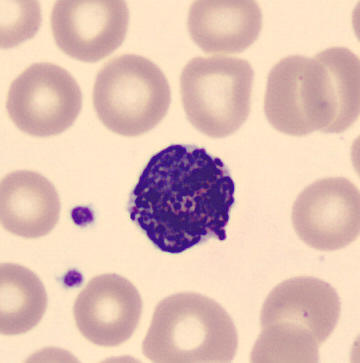
#> input picture gambar_tersedia/BA_1.jpg, 360 x 363 px; its folder holds only this picture in this run
$ python -i app.py   (imports and definitions only)   (older library calls are emulated)
#> lines starting #> are read from the running program, lines starting #| are printed output that depends on the picture; after the words box and inside, x2 and y2 are one past the last pixel; in counts of white or black regions, pixels touching at a corner belong together
#> further down, picture is the input picture: PIL image 360x363 RGB; mean R, G, B 224.1, 193, 181.5
import streamlit as st
from PIL import Image
import os
import random
import cv2 # Ditambahkan untuk pemrosesan gambar
import numpy as np # Ditambahkan untuk pemrosesan gambar
import matplotlib.pyplot as plt
from scipy.stats import entropy as scipy_entropy
import pandas as pd
import joblib


# [1 line not run here, left out]
PATH_CONTOH_GAMBAR = "gambar_tersedia"

# --- Inisialisasi session state untuk mode input ---
if 'input_mode' not in st.session_state:
    st.session_state.input_mode = "Pilih dari Contoh" # Default mode
if 'gambar_terpilih_acak' not in st.session_state:
    st.session_state.gambar_terpilih_acak = None


# [1 line not run here, left out]

# --- Navigasi Tab ---
# [1 line that did not run here, left out]

def proses_gambar_wbc_custom(pil_image):
    # Konversi PIL Image ke format OpenCV (BGR)
    img_bgr_original = cv2.cvtColor(np.array(pil_image.convert('RGB')), cv2.COLOR_RGB2BGR)

    # Algoritma yang diberikan pengguna
    img_rgb_input = cv2.cvtColor(img_bgr_original, cv2.COLOR_BGR2RGB)
    img = cv2.GaussianBlur(img_rgb_input, (5, 5), 0)
    R = img[..., 0].astype(np.float32)
    G = img[..., 1].astype(np.float32)
    B = img[..., 2].astype(np.float32)

    # Perhitungan untuk binary 1
    numerator_nuc = (R + B)
    denominator_nuc = 2 * G + 1e-6 # epsilon untuk menghindari pembagian dengan nol
    img_1 = numerator_nuc // denominator_nuc
    img_1[img_1 == 0] = 1
    img_1[img_1 >= 5] = 5
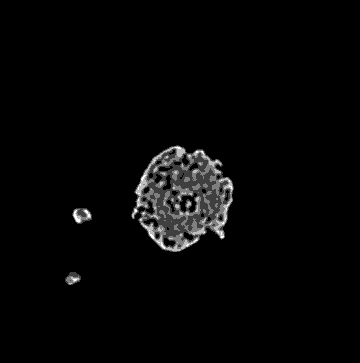
#> img_1: shape (363, 360) float32; min 1, max 5, mean 1.09; drawn with min black and max white

    # Normalisasi img_1
    min_img_1 = np.min(img_1)
#> min_img_1 = 1
    max_img_1 = np.max(img_1)
#> max_img_1 = 5
    if (max_img_1 - min_img_1) < 1e-6: # Cek jika rentang terlalu kecil
        img_1n = np.zeros_like(img_1, dtype=np.uint8) if min_img_1 < 128 else np.full_like(img_1, 255, dtype=np.uint8)
    else:
        img_1n = 255 * (img_1 - min_img_1) / (max_img_1 - min_img_1)
    img_1n = img_1n.astype(np.uint8)
    equ = cv2.equalizeHist(img_1n)
    _, binary = cv2.threshold(equ, 30, 255, cv2.THRESH_BINARY)

    # Perhitungan untuk binary 2
    numerator_wbc = (R + B)
    denominator_wbc = 2 * G + 1e-6 # epsilon untuk menghindari pembagian dengan nol
    img_2 = numerator_wbc / denominator_wbc

    # Normalisasi img_2
    min_img_2 = np.min(img_2)
#> min_img_2 = 0.916
    max_img_2 = np.max(img_2)
#> max_img_2 = 6.56
    if (max_img_2 - min_img_2) < 1e-6: # Cek jika rentang terlalu kecil
        img_2n = np.zeros_like(img_2, dtype=np.uint8) if min_img_2 < 128 else np.full_like(img_2, 255, dtype=np.uint8)
    else:
        img_2n = 255 * (img_2 - min_img_2) / (max_img_2 - min_img_2)
    img_2n = img_2n.astype(np.uint8)
    equ2 = cv2.equalizeHist(img_2n)
    _, binary2 = cv2.threshold(equ2, 170, 255, cv2.THRESH_BINARY)

    radius_closing = 3
    kernel_closing = cv2.getStructuringElement(cv2.MORPH_ELLIPSE,
                                            (2 * radius_closing + 1, 2 * radius_closing + 1))
    img_dilated_for_closing = cv2.dilate(binary, kernel_closing, iterations=1)
    img_closed = cv2.erode(img_dilated_for_closing, kernel_closing, iterations=1)

    # 2. Size Checking
    min_nucleus_lobe_area = 670
    img_size_checked = np.zeros_like(img_closed)
    num_labels, labels, stats, centroids = cv2.connectedComponentsWithStats(img_closed, connectivity=8)
#> num_labels = 4; stats = [[0, 0, 360, 363, 122466], [131, 145, 103, 107, 7817], [72, 208, 20, 16, 246], [65, 272, 16, 13, 151]]; centroids = [[179.7, 179.7], [182.3, 197.9], [81.33, 214.9], [72.39, 278.1]]

    for i in range(1, num_labels):
        if stats[i, cv2.CC_STAT_AREA] >= min_nucleus_lobe_area:
            img_size_checked[labels == i] = 255
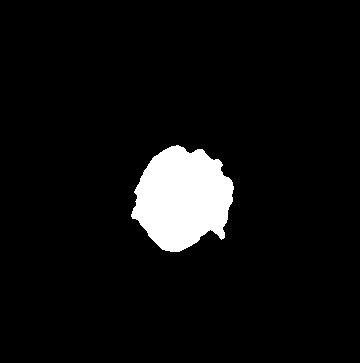
#> img_size_checked: shape (363, 360); 6% white; 1 white region

    # 3. Hole Filling
    max_hole_area = 220
    I9 = img_size_checked.copy()
    contours_hole_filling, hierarchy_hole_filling = cv2.findContours(I9, cv2.RETR_CCOMP, cv2.CHAIN_APPROX_SIMPLE)
#> contours_hole_filling = 1 contour; box (x1, y1, x2, y2) and area: (131, 145, 234, 252) 7662

    if hierarchy_hole_filling is not None:
        for i in range(len(contours_hole_filling)):
            if hierarchy_hole_filling[0][i][3] != -1:
                area = cv2.contourArea(contours_hole_filling[i])
                if area < max_hole_area and area > 0:
                    cv2.drawContours(I9, [contours_hole_filling[i]], -1, 255, -1)
#> this loop made 1 pass

    kernel_opening = np.ones((3,3),np.uint8)
    binary2_clean = cv2.morphologyEx(binary2, cv2.MORPH_OPEN, kernel_opening)

    num_labels, labels, stats, centroids = cv2.connectedComponentsWithStats(binary2_clean,connectivity=8,ltype=cv2.CV_32S)
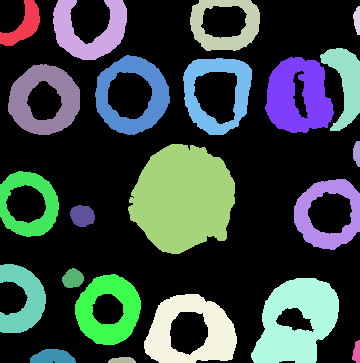
#> labels: shape (363, 360) int32; 23 distinct labels, from 0 to 22; one colour per label, 0 black
#> num_labels = 23; stats = 23 rows, first 6: [0, 0, 360, 363, 83378], [0, 0, 40, 46, 826], [53, 0, 74, 60, 2396], [190, 0, 70, 51, 1908], [353, 6, 7, 29, 147], [320, 48, 40, 83, 1686]; centroids = 23 rows, first 8: [177.9, 177.5], [23.18, 25.18], [89.13, 30.27], [225, 25.01], [356.8, 19.67], [345.4, 82.76], [132.6, 94.99], [297.9, 96.07]

    daerah_terluas = 0
    label_terbaik = -1
    for i in range(1, num_labels):
        daerah = (labels == i).astype(np.uint8) * 255
        overlap_with_nucleus = cv2.bitwise_and(daerah, I9)
        current_overlap_area = np.sum(overlap_with_nucleus) / 255
        if current_overlap_area > daerah_terluas:
            daerah_terluas = current_overlap_area
            label_terbaik = i
#> this loop made 22 passes
#> (current_overlap_area, daerah_terluas) on pass 11: (7817, 7817)
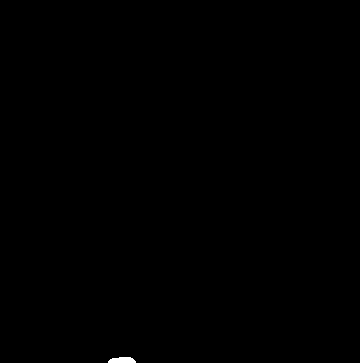
#> daerah: shape (363, 360); 0.11% white; 1 white region, box (x1, y1, x2, y2) and area: (108, 357, 136, 363) 139
#> after the loop, daerah_terluas = 7817; label_terbaik = 11

    Kandidat_awal = np.zeros_like(labels, dtype=np.uint8)
    if label_terbaik != -1:
        Kandidat_awal = (labels == label_terbaik).astype(np.uint8) * 255

    # Hole filling pada Kandidat_awal
    I10 = Kandidat_awal.copy()
    if np.sum(Kandidat_awal) > 0: # Lakukan hole filling hanya jika ada kandidat
        max_hole_area_kandidat = 220 # Bisa disesuaikan atau menggunakan parameter yang sama
        contours_kandidat, hierarchy_kandidat = cv2.findContours(I10, cv2.RETR_CCOMP, cv2.CHAIN_APPROX_SIMPLE)
#> contours_kandidat = 2 contours, 1 with area under 20; largest, box (x1, y1, x2, y2) and area: (128, 144, 235, 254) 8560
        if hierarchy_kandidat is not None:
            for i in range(len(contours_kandidat)):
                if hierarchy_kandidat[0][i][3] != -1:
                    area = cv2.contourArea(contours_kandidat[i])
                    if area < max_hole_area_kandidat and area > 0:
                        cv2.drawContours(I10, [contours_kandidat[i]], -1, 255, -1)
#> this loop made 2 passes
#> area on pass 2: 2


    # convex hull
    contours_nucleus, _ = cv2.findContours(I9, cv2.RETR_EXTERNAL, cv2.CHAIN_APPROX_NONE)
#> contours_nucleus has the same summary as contours_hole_filling
    convex_hull = np.zeros_like(I9)

    titik_tengah = None
    paku = None
    nucleus_contour= None

    if contours_nucleus:
        cnt_n = max(contours_nucleus, key=cv2.contourArea)
#> cnt_n = contour of 309 points, box (x1, y1, x2, y2) (131, 145, 234, 252), area 7662
        nucleus_contour = [cnt_n]
#> nucleus_contour has the same summary as contours_hole_filling

        hull_n_points = cv2.convexHull(cnt_n)
#> hull_n_points = contour of 28 points, box (x1, y1, x2, y2) (131, 145, 234, 252), area 8277
        paku = [hull_n_points]
#> paku = 1 contour; box (x1, y1, x2, y2) and area: (131, 145, 234, 252) 8277

        cv2.drawContours(convex_hull, [hull_n_points], -1, 255, thickness=cv2.FILLED)

        M_n = cv2.moments(hull_n_points)
#> M_n = moments, m00 8277, centre m10/m00, m01/m00 = (183.2, 198.6)
        if M_n["m00"] != 0:
            cx_n = int(M_n["m10"] / M_n["m00"])
#> cx_n = 183
            cy_n = int(M_n["m01"] / M_n["m00"])
#> cy_n = 198
            titik_tengah = (cx_n, cy_n)
#> titik_tengah = (183, 198)
        else:
            M_cnt_n = cv2.moments(cnt_n)
            if M_cnt_n["m00"] != 0:
                cx_n = int(M_cnt_n["m10"] / M_cnt_n["m00"])
                cy_n = int(M_cnt_n["m01"] / M_cnt_n["m00"])
                titik_tengah = (cx_n, cy_n)
            else:
                print("Centroid nukleus tidak dapat dihitung, menggunakan pusat gambar sebagai fallback.")
                h_shape, w_shape = I9.shape
                titik_tengah = (w_shape // 2, h_shape // 2)
    else:
        print("Tidak ada kontur nukleus ditemukan di hole_filled_mask untuk membuat convex hull.")
        h_shape, w_shape = I9.shape
        titik_tengah = (w_shape // 2, h_shape // 2)
        paku = []
        nucleus_contour = []


    # untuk visualisasi
    img_rgb_display = img.copy()


    img_convex = img_rgb_display.copy()
    if paku:
        cv2.drawContours(img_convex, paku, -1, (0, 255, 0), 1) # Hijau
    if titik_tengah:
        cv2.circle(img_convex, titik_tengah, 5, (255, 0, 0), -1) # Merah

    canny = cv2.Canny(I10, 50, 150)
    kernel = np.ones((3, 3), np.uint8)
    canny_dilasi = cv2.dilate(canny, kernel, iterations=1)

    major = 0
    if paku and len(paku[0]) >= 5:
        points = paku[0]
#> points has the same summary as hull_n_points
        try:
            if points.ndim == 3 and points.shape[1] == 1:
                points = points.astype(np.float32)
#> points = 28 rows, first 8: [178, 145], [202, 149], [218, 159], [221, 162], [231, 180], [232, 182], [233, 186], [233, 189]
            elif points.ndim == 2:
                points = points.reshape(-1, 1, 2).astype(np.float32)
            else:
                raise ValueError("Format titik hull tidak sesuai.")
            ellipse_params = cv2.fitEllipse(points)
#> ellipse_params = ((183.5, 199.9), (103.4, 108.4), 0.545)
            axis1, axis2 = ellipse_params[1]
#> axis1 = 103.4; axis2 = 108.4
            major = int(max(axis1, axis2))
#> major = 108

        except (cv2.error, ValueError) as e:
            print(f"[fitEllipse ERROR] {e}")
            major = 0
    else:
        if not paku:
            print("[INFO] Tidak ada convex hull.")
        elif len(paku[0]) < 5:
            print(f"[INFO] Titik hull kurang dari 5: {len(paku[0])}")
        major = 0

    # 4. Fallback estimasi dari area jika gagal
    if major == 0 and np.sum(I9) > 0:
        area_nuc = np.sum(I9 > 0)
        major = int(2 * np.sqrt(area_nuc / np.pi))
        if major < 5:
            major = 10
            print(f"[Fallback] Estimasi terlalu kecil, diset ke minimum: {major}")


    canny_input_for_radial = canny_dilasi
    if I10.dtype != np.uint8: I10 = I10.astype(np.uint8)
    if np.any((I10 != 0) & (I10 != 255)): I10[I10 > 0] = 255

    height, width = img.shape[:2]

    # titik tengah
    (cx_n, cy_n) = titik_tengah
    major = major
    garis = 360
    boundary_points = []
    img_radial = img_rgb_display.copy()

    for i in range(garis):
        angle_degrees = i * (360.0 / garis)
        angle_radians = np.deg2rad(angle_degrees)
        found_point_on_line = None

        # Iterasi dari pusat ke luar sepanjang garis radial
        for r_step in range(1, major + 1):
            x = int(round(cx_n + r_step * np.cos(angle_radians)))
            y = int(round(cy_n + r_step * np.sin(angle_radians)))
            if not (0 <= x < width and 0 <= y < height):
                break
            if canny_input_for_radial[y, x] > 0:
                found_point_on_line = (x, y)
                break
        if found_point_on_line:
            boundary_points.append(found_point_on_line)
            cv2.line(img_radial, (cx_n, cy_n), found_point_on_line, (0, 255, 0), 1)
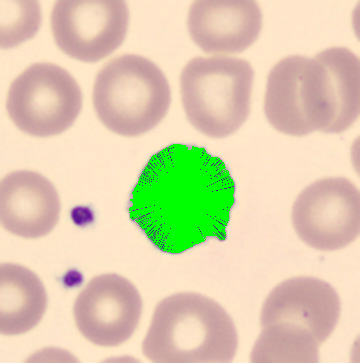
#> img_radial: shape (363, 360, 3); mean R, G, B 219, 205.9, 173.7
#> after the loop, boundary_points = 360 pairs, first value 129 to 233, second value 144 to 252
    for point in boundary_points:
        cv2.circle(img_radial, point, 2, (255, 0, 255), -1)
#> this loop made 360 passes
#> point on passes 1 to 3: (233, 198), (233, 199), (233, 200)
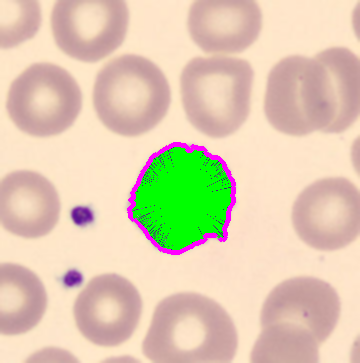
#> img_radial: shape (363, 360, 3); 1.23% of pixels changed, all inside (x1, y1, x2, y2) = (127, 142, 236, 255)

    Final_Wbc = np.zeros_like(I10)
    elips = None
    hull_cand_fallback_for_ellipse_viz = None
    if boundary_points and len(boundary_points) >= 5:
        try:
            np_boundary_points = np.array(boundary_points, dtype=np.float32)
#> np_boundary_points has the same summary as boundary_points
            if np_boundary_points.ndim == 2:
                np_boundary_points = np_boundary_points.reshape(-1, 1, 2)
#> np_boundary_points = 360 rows, first 8: [233, 198], [233, 199], [233, 200], [233, 201], [233, 201], [233, 202], [232, 203], [232, 204]

            elips = cv2.fitEllipse(np_boundary_points)
#> elips = ((182.5, 197.8), (99.54, 106.1), 29.77)
            cv2.ellipse(Final_Wbc, elips, (255), thickness=cv2.FILLED)
        except cv2.error as e:
            elips = None
        except Exception as e:
            elips = None
    else:
        pass
    final_cytoplasm_mask = cv2.bitwise_and(Final_Wbc, cv2.bitwise_not(I9))
    img_elips = img_rgb_display.copy()
    I9_kontur, _ = cv2.findContours(I9, cv2.RETR_EXTERNAL, cv2.CHAIN_APPROX_SIMPLE)
#> I9_kontur has the same summary as contours_hole_filling
    cv2.drawContours(img_elips, I9_kontur, -1, (255,0,0), 1)
    cv2.ellipse(img_elips, elips, (0,255,0), 2)
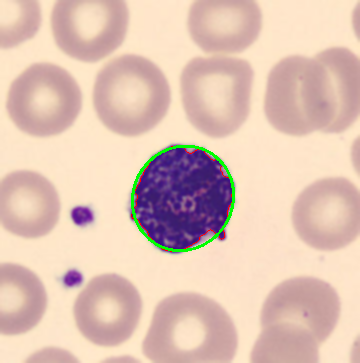
#> img_elips: shape (363, 360, 3); mean R, G, B 223.2, 193.9, 180.1


    def mean_var(image_channel, mask):
        pixels = image_channel[mask == 255]
        if len(pixels) == 0:
            return 0.0, 0.0
        return np.mean(pixels), np.var(pixels)
    # Ini itu buat mengambil mean dan varian dari gambar yang sudah di masking
    # contoh (R_channel,I9),jadi ini img yang warna merah tapi dimasking untuk nukelus aja I9

    def entropy(image_channel, mask):
        pixels = image_channel[mask == 255]
        if len(pixels) < 2:
            return 0.0
        pixels_int = pixels.astype(int)
        pixels_int[pixels_int < 0] = 0
        pixels_int[pixels_int > 255] = 255
        value_counts = np.bincount(pixels_int, minlength=256)
        probabilities = value_counts[value_counts > 0] / len(pixels)
        if len(probabilities) == 0:
            return 0.0
        return scipy_entropy(probabilities, base=2)
    # entropy ini buat keacakan/tekstur warna

    # CEK VARIABEL BOS
    if 'I9' in locals() and I9.dtype != np.uint8: I9 = I9.astype(np.uint8)
    if 'I9' in locals() and np.any((I9 != 0) & (I9 != 255)): I9[I9 > 0] = 255
    if 'Final_Wbc' in locals() and Final_Wbc.dtype != np.uint8: Final_Wbc = Final_Wbc.astype(np.uint8)
    if 'Final_Wbc' in locals() and np.any((Final_Wbc != 0) & (Final_Wbc != 255)): Final_Wbc[Final_Wbc > 0] = 255
    if 'final_cytoplasm_mask' in locals() and final_cytoplasm_mask.dtype != np.uint8:
        final_cytoplasm_mask = final_cytoplasm_mask.astype(np.uint8)
    if 'final_cytoplasm_mask' in locals() and np.any((final_cytoplasm_mask != 0) & (final_cytoplasm_mask != 255)):
        final_cytoplasm_mask[final_cytoplasm_mask > 0] = 255

    # Ekstrak Channel Warna
    R_channel = img_rgb_display[:,:,0]
    G_channel = img_rgb_display[:,:,1]
    B_channel = img_rgb_display[:,:,2]

    # Inisialisasi dictionary untuk menyimpan fitur
    fitur_diekstrak = {}

    # nama_file
    # img_filename="file1"
    # fitur_diekstrak['nama_file'] = img_filename if 'img_filename' in locals() else "NamaFileTidakAda"

    # 1. mean_nuc_r
    mean_nuc_r_val, _ = mean_var(R_channel, I9)
#> in mean_var, `pixels = image_channel[mask == 255]`: pixels = 7817 values, max 163 at index 5598, min 55 at index 2396, mean 80.31
#> mean_nuc_r_val = 80.31
    fitur_diekstrak['mean_nuc_r'] = mean_nuc_r_val

    # 2. var_nuc_r
    _, var_nuc_r_val = mean_var(R_channel, I9)
#> var_nuc_r_val = 395
    fitur_diekstrak['var_nuc_r'] = var_nuc_r_val

    # 3. mean_nuc_g
    mean_nuc_g_val, _ = mean_var(G_channel, I9)
#> mean_nuc_g_val = 38.79
    fitur_diekstrak['mean_nuc_g'] = mean_nuc_g_val

    # 4. var_nuc_g
    _, var_nuc_g_val = mean_var(G_channel, I9)
#> var_nuc_g_val = 307.2
    fitur_diekstrak['var_nuc_g'] = var_nuc_g_val

    # 5. mean_sito_g
    mean_sito_g_val, _ = mean_var(G_channel, final_cytoplasm_mask)
#> mean_sito_g_val = 140.6
    fitur_diekstrak['mean_sito_g'] = mean_sito_g_val

    # 6. var_sito_g
    _, var_sito_g_val = mean_var(G_channel, final_cytoplasm_mask)
#> var_sito_g_val = 1799.8
    fitur_diekstrak['var_sito_g'] = var_sito_g_val

    # 7. cekung (Jumlah titik cekung pada nukleus)
    num_concavities = 0
    if 'I9' in locals() and I9 is not None and np.sum(I9) > 0:
        contours_nuc, _ = cv2.findContours(I9, cv2.RETR_EXTERNAL, cv2.CHAIN_APPROX_SIMPLE)
#> contours_nuc has the same summary as contours_hole_filling
        if contours_nuc:
            cnt_n = max(contours_nuc, key=cv2.contourArea)
#> cnt_n = contour of 176 points, box (x1, y1, x2, y2) (131, 145, 234, 252), area 7662
            if len(cnt_n) >= 5:
                if cnt_n.ndim == 2:
                    cnt_n_reshaped = cnt_n.reshape(-1,1,2)
                else:
                    cnt_n_reshaped = cnt_n
#> cnt_n_reshaped has the same summary as cnt_n
                try:
                    hull_indices = cv2.convexHull(cnt_n_reshaped, returnPoints=False)
#> hull_indices = 28 values, max 175 at index 0, min 0 at index 27, mean 81.75
                    if hull_indices is not None and len(hull_indices) > 2:
                        defects = cv2.convexityDefects(cnt_n_reshaped, hull_indices)
#> defects = 20 rows, first 6: [0, 2, 1, 201], [2, 10, 3, 114], [10, 16, 13, 213], [17, 25, 24, 213], [25, 31, 28, 229], [31, 41, 32, 322]
                        if defects is not None:
                            num_concavities = defects.shape[0]
                except cv2.error:
                    num_concavities = 0
    fitur_diekstrak['cekung'] = num_concavities

    # 8. ratio_nuc_cell (Rasio area nukleus terhadap area sel)
    area_nuc_val = np.sum(I9 == 255)
#> area_nuc_val = 7817
    area_cell_val = np.sum(Final_Wbc == 255) # REVISI: Menggunakan Final_Wbc untuk area sel
#> area_cell_val = 8441
    fitur_diekstrak['ratio_nuc_cell'] = area_nuc_val / area_cell_val if area_cell_val > 0 else 0.0

    # 9. area_nuc (Area nukleus)
    fitur_diekstrak['area_nuc'] = float(area_nuc_val)

    # 10. kebulatan (Roundness sel)
    roundness_cell_val = 0.0
    if area_cell_val > 0: # Menggunakan area_cell_val yang sudah dihitung dari Final_Wbc
        contours_cell, _ = cv2.findContours(Final_Wbc, cv2.RETR_EXTERNAL, cv2.CHAIN_APPROX_SIMPLE) # REVISI: Menggunakan Final_Wbc
#> contours_cell = 1 contour; box (x1, y1, x2, y2) and area: (132, 146, 234, 251) 8294
        if contours_cell:
            cnt_cell = max(contours_cell, key=cv2.contourArea)
#> cnt_cell = contour of 141 points, box (x1, y1, x2, y2) (132, 146, 234, 251), area 8294
            perimeter_cell = cv2.arcLength(cnt_cell, True)
#> perimeter_cell = 340.3
            if perimeter_cell > 0:
                roundness_cell_val = (4 * np.pi * area_cell_val) / (perimeter_cell**2)
#> roundness_cell_val = 0.916
    fitur_diekstrak['kebulatan'] = roundness_cell_val

    # 11. entropy_nuc_b (Entropi nukleus pada kanal biru)
    entropy_nuc_b_val = entropy(B_channel, I9)
#> in entropy, `pixels = image_channel[mask == 255]`: pixels = 7817 values, max 167 at index 5881, min 102 at index 5490, mean 125.5
#> in entropy, `pixels_int = pixels.astype(int)`: pixels_int has the same summary as pixels
#> in entropy, `value_counts = np.bincount(pixels_int, minlength=256)`: value_counts = 256 values, max 294 at index 119, min 0 at index 0, mean 30.54
#> in entropy, `probabilities = value_counts[value_counts > 0] / len(pixels)`: probabilities = 65 values, max 0.0376 at index 17, min 0.000128 at index 0, mean 0.0154
#> entropy_nuc_b_val = 5.33
    fitur_diekstrak['entropy_nuc_b'] = entropy_nuc_b_val

    # 12. entropy_cell_r (Entropi sel pada kanal merah)
    entropy_cell_r_val = entropy(R_channel, Final_Wbc)
#> entropy_cell_r_val = 6.33
    fitur_diekstrak['entropy_cell_r'] = entropy_cell_r_val

    # 13. ratio_mean_cyto_r_b (Rasio mean R/B sitoplasma)
    mean_cyto_r_val, _ = mean_var(R_channel, final_cytoplasm_mask)
#> mean_cyto_r_val = 173.3
    mean_cyto_b_val, _ = mean_var(B_channel, final_cytoplasm_mask)
#> mean_cyto_b_val = 170
    fitur_diekstrak['ratio_mean_cyto_r_b'] = mean_cyto_r_val / mean_cyto_b_val if mean_cyto_b_val > 0 else 0.0

    # 14. ratio_mean_cell_r_g (Rasio mean R/G sel)
    mean_cell_r_val, _ = mean_var(R_channel, Final_Wbc)
#> mean_cell_r_val = 88.27
    mean_cell_g_val, _ = mean_var(G_channel, Final_Wbc)
#> mean_cell_g_val = 47.67
    fitur_diekstrak['ratio_mean_cell_r_g'] = mean_cell_r_val / mean_cell_g_val if mean_cell_g_val > 0 else 0.0

    # 15. ratio_mean_nuc_g_r (Rasio mean G/R nukleus)
    fitur_diekstrak['ratio_mean_nuc_g_r'] = mean_nuc_g_val / mean_nuc_r_val if mean_nuc_r_val > 0 else 0.0


    return binary, binary2,img_closed,img_size_checked,I9, img_convex,img_radial,final_cytoplasm_mask,img_elips,fitur_diekstrak

# [4 lines not run here, left out]

kolom_fitur_awal = [
    'mean_nuc_r', 'var_nuc_r', 'mean_nuc_g', 'var_nuc_g',
    'mean_sito_g', 'var_sito_g', 'cekung', 'ratio_nuc_cell', 'area_nuc',
    'kebulatan', 'entropy_nuc_b', 'entropy_cell_r', 'ratio_mean_cyto_r_b',
    'ratio_mean_cell_r_g', 'ratio_mean_nuc_g_r'
]

# [8 lines left out: function prediksi_wbc, not called in this run]

# [214 lines not run here, left out]

>>> from PIL import Image
>>> picture = Image.open('gambar_tersedia/BA_1.jpg')
>>> result = proses_gambar_wbc_custom(picture)
#> result = 10 items
